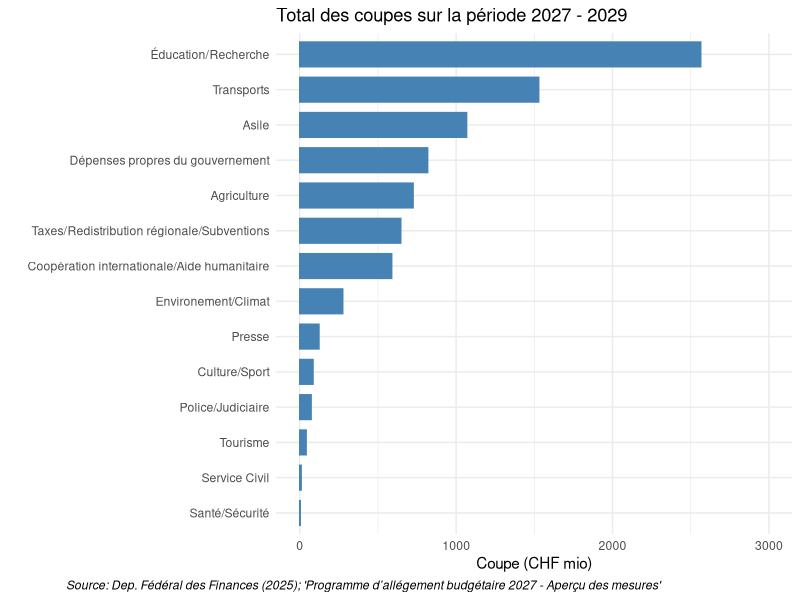
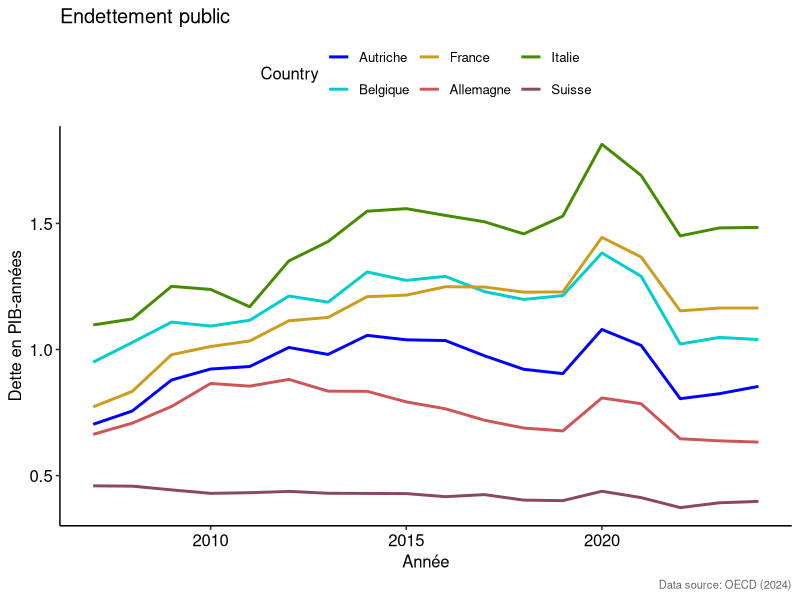
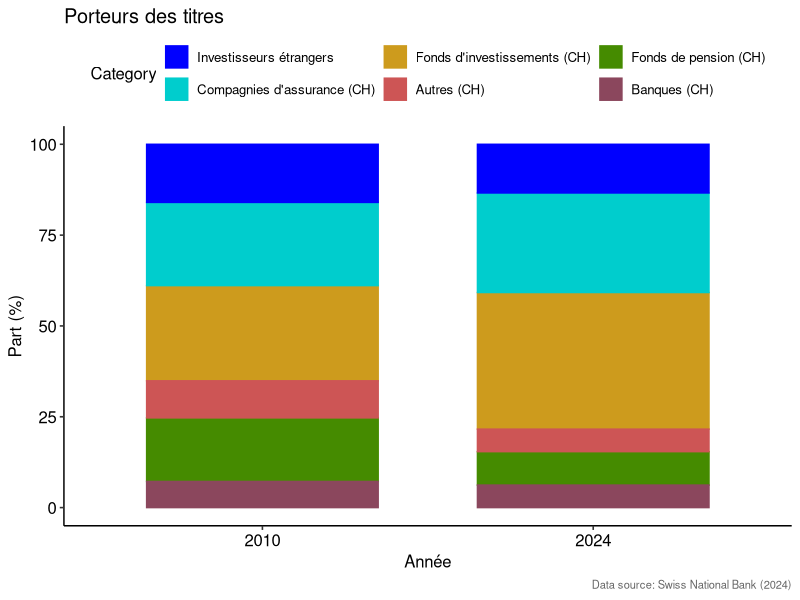
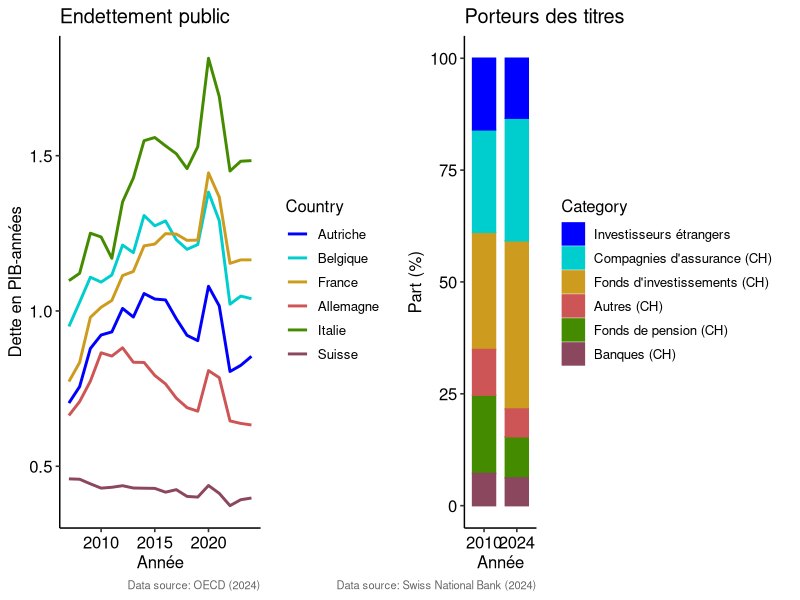
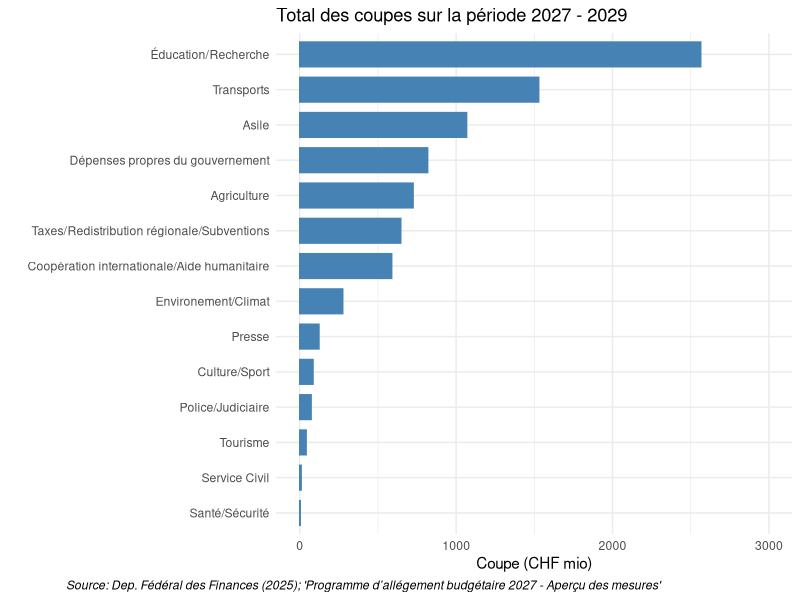
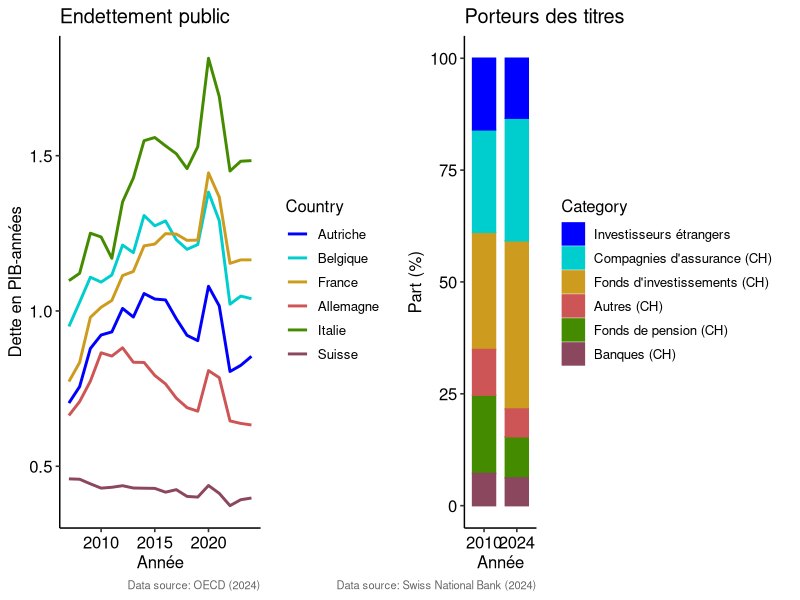

Write R code to recreate these figures, in order.
library(readxl)
library(ggplot2)
library(ggpubr)

#######################################################
##          
##          
##          Section 1: 
##          Bar graph of the budget cuts
##          
##          
#######################################################

# Read and preprocess data
mesures <- read_excel("Data/gaillard_cut_data.xlsx")
mesures <- na.omit(mesures)

# Set row names and remove Number column
rownames(mesures) <- mesures$Number
mesures <- mesures[, -which(names(mesures) == "Number")]

# Rename columns
colnames(mesures) <- c('Measure (FR)', 
                       'Measure (DE)', 
                       'Measure (EN, deepl)',
                       'Category',   
                       'Categorie',                       
                       '2027',                  
                       '2028',
                       '2029')

# Calculate total
mesures$'Total from 2027 to 2029' <- mesures$`2027` + mesures$`2028` + mesures$`2029`

# Group by category and sum
measures_cat <- aggregate(`Total from 2027 to 2029` ~ Categorie, 
                          data = mesures, 
                          FUN = sum)

# Rename column
colnames(measures_cat)[2] <- 'Amount'

# Set row names
rownames(measures_cat) <- measures_cat$Category

# Sort by Amount for the plot
measures_cat <- measures_cat[order(measures_cat$Amount), ]

# Create plot with ggpubr
p <- ggbarplot(measures_cat, 
               x = "Categorie", 
               y = "Amount",
               fill = "steelblue",
               color = "steelblue",
               sort.val = "asc",          # Sort ascending
               rotate = TRUE,             # Horizontal bars
               xlab = "",
               ylab = "Coupe (CHF mio)",
               title = "Total des coupes sur la période 2027 - 2029") +
  theme_minimal() +
  ylim(0, 3000) +
  labs(caption = "Source: Dep. Fédéral des Finances (2025); 'Programme d’allégement budgétaire 2027 - Aperçu des mesures'") +
  theme(plot.caption = element_text(face = "italic", hjust = 2.7))

# Display plot
print(p)

# Save plot
ggsave("cuts_bargraph_en.jpg", width = 20, height = 15, units = "cm", dpi = 300)

#######################################################
##          
##          
##          Section 2: 
##          Debt in GDP-Years and debt owners
##          
##          
#######################################################

# Read and process debt to GDP data
debt_to_gdp_ratios <- read.csv('Data/debt_OECD.csv')

# Create debt composition dataframe
debt_composition <- data.frame(
  `Investment funds` = c(26.2, 37.6),
  `Insurance companies` = c(22.9, 27.4),
  `Pension funds` = c(17.5, 9.2),
  `Swiss bank positions` = c(7.2, 6.2),
  `Others, Switzerland` = c(10.2, 6.2),
  `Foreign investors` = c(16.0, 13.4)
)

# Set row names
rownames(debt_composition) <- c("2010", "2024")

print(debt_composition)

# Pivot the data to wide format using base R
debt_wide <- reshape(debt_to_gdp_ratios, 
                     idvar = "TIME_PERIOD", 
                     timevar = "Reference.area", 
                     direction = "wide",
                     v.names = "OBS_VALUE")

# Set row names and clean up column names
rownames(debt_wide) <- debt_wide$TIME_PERIOD
debt_wide <- debt_wide[, -1]  # Remove TIME_PERIOD column
colnames(debt_wide) <- gsub("OBS_VALUE.", "", colnames(debt_wide))
# debt_to_gdp_ratios_wide <- debt_wide / 100

# Convert row names to proper dates
years <- as.numeric(rownames(debt_wide))
debt_wide$Year <- as.Date(paste0(years, "-01-01"))

# Define countries of interest
countries <- c('Switzerland', 'France', 'Germany', 'Italy', 'Austria', 'Belgium')

# Prepare data for line plot (convert to long format for ggplot)
line_data <- data.frame(Year = debt_wide$Year)
for(country in countries) {
  line_data[[country]] <- debt_wide[[country]]
}

# Convert to long format using base R
line_data_long <- reshape(line_data,
                          direction = "long",
                          varying = countries,
                          v.names = "Value",
                          timevar = "Country",
                          times = countries,
                          ids = 1:nrow(line_data))
line_data_long$Value = line_data_long$Value/100
# Define custom color palette
custom_colors <- c('blue', 'cyan3', 'goldenrod3', 'indianred3', 'chartreuse4', 'palevioletred4')

# Create line plot with custom colors and data source
p1 <- ggplot(line_data_long, aes(x = Year, y = Value, color = Country)) +
  geom_line(linewidth = 1) +
  labs(title = "Endettement public",
       y = "Dette en PIB-années",
       x = "Année") +
  theme_pubr() +
  scale_color_manual(
    values = custom_colors,
    labels = c(
      'Switzerland'='Suisse', 
      'France'='France', 
      'Germany'='Allemagne', 
      'Italy'='Italie', 
      'Austria'='Autriche', 
      'Belgium'='Belgique'
    )
  ) +
  labs(caption = "Data source: OECD (2024)") +
  theme(plot.caption = element_text(size = 8, color = "gray40")) 



print(p1)

# FIXED: Create stacked bar plot
# Convert the row names (years) to a column first
debt_composition$Year <- rownames(debt_composition)

# Get the category names (all columns except Year)
category_names <- names(debt_composition)[names(debt_composition) != "Year"]

# Reshape to long format using base R - FIXED VERSION
debt_comp_long <- reshape(debt_composition,
                          direction = "long",
                          varying = category_names,
                          v.names = "Value",
                          timevar = "Category",
                          times = category_names,
                          idvar = "Year")

# Reset row names to avoid issues
rownames(debt_comp_long) <- NULL

# Convert Year to factor to ensure proper ordering
debt_comp_long$Year <- factor(debt_comp_long$Year, levels = c("2010", "2024"))

# Create the bar plot - FIXED
p2 <- ggbarplot(debt_comp_long, 
                x = "Year", 
                y = "Value", 
                fill = "Category",
                color = "Category",
                palette = custom_colors,
                title = "Porteurs des titres",
                xlab = "Année",
                ylab = "Part (%)") +
  theme_pubr() +
  scale_fill_manual(values = custom_colors,
                    labels = c(
                      "Foreign.investors" = "Investisseurs étrangers",
                      "Investment.funds" = "Fonds d'investissements (CH)",
                      "Pension.funds" = "Fonds de pension (CH)",
                      "Insurance.companies" = "Compagnies d'assurance (CH)",
                      "Others..Switzerland" = "Autres (CH)",
                      "Swiss.bank.positions" = "Banques (CH)"
                    )) +
  scale_color_manual(values = custom_colors,
                     labels = c(
                       "Foreign.investors" = "Investisseurs étrangers",
                       "Investment.funds" = "Fonds d'investissements (CH)",
                       "Pension.funds" = "Fonds de pension (CH)",
                       "Insurance.companies" = "Compagnies d'assurance (CH)",
                       "Others..Switzerland" = "Autres (CH)",
                       "Swiss.bank.positions" = "Banques (CH)"
                     )) +
  labs(caption = "Data source: Swiss National Bank (2024)") +
  theme(plot.caption = element_text(size = 8, color = "gray40")) 

print(p2)


# Arrange both plots side by side
combined_plot <- ggarrange(p1, p2, 
                           ncol = 2, 
                           nrow = 1,
                           common.legend = FALSE,
                           legend = "right")

# Display the plot
print(combined_plot)

# Save the plot
ggsave('debt_and_composition.jpg', plot = combined_plot, width = 16, height = 7, dpi = 300)
